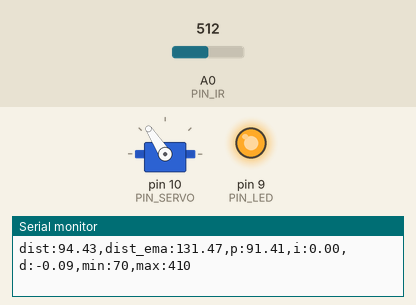
A sketch run on a simulated Arduino Uno, built with avr-gcc and run on an emulated ATmega328P. Parts: servo, output pins drawn as LEDs (lit = HIGH), the last lines printed to the serial monitor. The inputs (shaded band) are chosen by the test bench; at power-on: A0 (PIN_IR) = 512.

Above: at 1.2 s.
1.3 s: A0 (PIN_IR) set to 306
At 2.4 s:
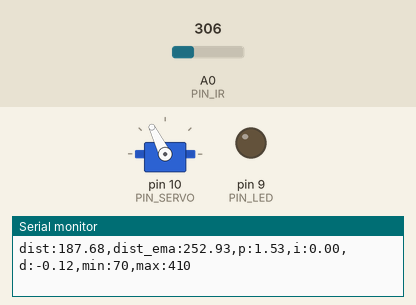
4.3 s: A0 (PIN_IR) set to 245
At 4.48 s:
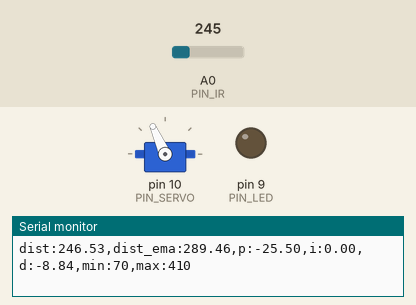
Timing chart, 0 to 7.3 s (numbered marks = the images above; inputs shaded):
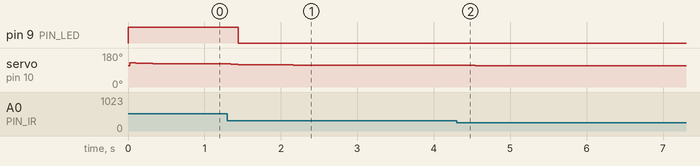

Measured:
- after the input at 1.3 s, pin 9 (PIN_LED): HIGH → LOW after 0.14 s; servo on pin 10 (PIN_SERVO): moves from 123° to 116° over 0.86 s, starting at once
- after the input at 4.3 s, servo on pin 10 (PIN_SERVO): 116° → 115° at once, → 114° 0.08 s later, → 113° 0.12 s later, → 112° 0.58 s later

The sketch:

_08_pid_20213032.ino
```cpp
#include <Servo.h>

// Arduino pin assignment
#define PIN_IR A0
#define PIN_LED 9
#define PIN_SERVO 10

#define _DIST_TARGET 255
#define _DIST_ALPHA 0.1
#define _DIST_MIN 70
#define _DIST_MAX 410

#define _DUTY_MIN 1610 //up
#define _DUTY_NEU 1700
#define _DUTY_MAX 1880 //down

#define _SERVO_ANGLE 30
#define _SERVO_SPEED 30 // servo speed limit (unit: degree/second)
#define INTERVAL 20 // servo update interval

// Event periods
#define _INTERVAL_DIST 20
#define _INTERVAL_SERVO 20
#define _INTERVAL_SERIAL 100

// PID parameters
#define _KP 0.74;
#define _KI 0.0007;
#define _KD 39;

Servo myservo;

// Distance sensor
float dist_target; //location to send the ball
float dist_raw, dist_ema;

// Event periods
unsigned long last_sampling_time_dist, last_sampling_time_servo, last_sampling_time_serial;
bool event_dist, event_servo, event_serial;

// Servo speed contrl
int duty_chg_per_interval; //maximum duty difference per interval
int duty_target, duty_curr;

// PID varibles
float error_curr, error_prev, contrl, pterm, iterm, dterm;
float kp, ki, kd;

float dist_min, dist_max, dist_cali, dist_prev, alpha;
int a, b; // unit: mm

void setup() {
  // initialize GPIO pins
  pinMode(PIN_LED, OUTPUT);
  digitalWrite(PIN_LED, 1);

  // move servo to neutral position
  myservo.attach(PIN_SERVO);
  myservo.writeMicroseconds(_DUTY_NEU);

  // initialize serial port
  Serial.begin(57600);

  // initialize global varibles
  a = 70; //real 100
  b = 300; //real 400
  dist_target = _DIST_TARGET;
  dist_min = _DIST_MIN;
  dist_max = _DIST_MAX;
  dist_ema = dist_raw = dist_cali = dist_prev = 0.0;
  alpha = _DIST_ALPHA;

  // convert angle speed into duty change per interval
  duty_chg_per_interval = (_DUTY_MAX - _DUTY_MIN) * (_SERVO_SPEED / 180.0) * (INTERVAL / 1000.0);

  // initialize variables for PID
  kp = _KP;
  ki = _KI;
  kd = _KD;
  pterm = iterm = dterm = 0.0;
  error_prev = 0.0;

  // initialize event variables
  last_sampling_time_dist = last_sampling_time_servo = last_sampling_time_serial = 0;
  event_dist = event_servo = event_serial = false;
}

float ir_distance(void) { // return value unit: mm
  float val;
  float volt = float(analogRead(PIN_IR));
  val = ((6762.0 / (volt - 9.0)) - 4.0) * 10.0;
  if (val < dist_min || val > dist_max) val = 0.0;

  if (val == 0.0) val = dist_prev;
  else dist_prev = val;

  return val;
}

void loop() {
  // wait until next sampling time.
  // millis() returns the number of milliseconds since the program started. Will overflow after 50 days.
  unsigned long time_curr = millis();
  if (time_curr >= last_sampling_time_dist + _INTERVAL_DIST) {
    last_sampling_time_dist += _INTERVAL_DIST;
    event_dist = true;
  }
  if (time_curr >= last_sampling_time_servo + _INTERVAL_SERVO) {
    last_sampling_time_servo += _INTERVAL_SERVO;
    event_servo = true;
  }
  if (time_curr >= last_sampling_time_serial + _INTERVAL_SERIAL) {
    last_sampling_time_serial += _INTERVAL_SERIAL;
    event_serial = true;
  }

  if (event_dist) {
    event_dist = false;
    // get a distance reading from ir_distance
    dist_raw = ir_distance();
    dist_cali = 100 + 300.0 / (b - a) * (dist_raw - a);
    dist_ema = alpha * dist_cali + (1 - alpha) * dist_ema;

    // PID control logic
    error_curr = dist_target - dist_ema;
    pterm = error_curr;

    if (-5 < error_curr && error_curr < 5)
    {
      iterm = 0;
    }
    else if (-30 < error_curr && error_curr < 30)
    {
      iterm += error_curr * _INTERVAL_DIST;
    }
    else {
      iterm = 0;
    }
    dterm = (error_curr - error_prev) / _INTERVAL_DIST;

    contrl = kp * pterm;
    //keep control value within the range
    contrl = map(contrl, -180, 180, _DUTY_MIN, _DUTY_MAX);
    if(contrl < _DUTY_MIN) contrl = _DUTY_MIN;
    if(contrl > _DUTY_MAX) contrl = _DUTY_MAX;
    error_prev = error_curr;
  }

  if (event_servo) {
    event_servo = false;
    // adjust servo position according to the ir_distance
    myservo.writeMicroseconds(contrl);
  }

  if (event_serial) {
    event_serial = false;
    // output the read value to the serial port
    Serial.print("dist:");
    Serial.print(dist_raw);
    Serial.print(",dist_ema:");
    Serial.print(dist_ema);
    Serial.print(",p:");
    Serial.print(pterm * kp);
    Serial.print(",i:");
    Serial.print(iterm * ki);
    Serial.print(",d:");
    Serial.print(dterm * kd);
    Serial.println(",min:70,max:410");
  }

  if (dist_ema > 200 && dist_ema < 350) digitalWrite(PIN_LED, 0);
  else digitalWrite(PIN_LED, 255);
}
```
